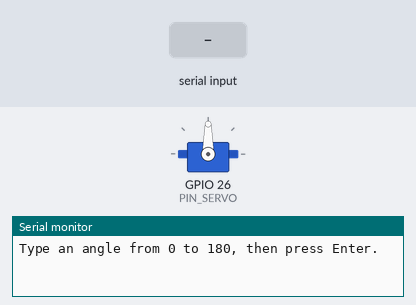
The sketch below on a simulated ESP32. Parts: servo, the last lines printed to the serial monitor. The inputs (shaded band) are chosen by the test bench.

Above: at 1.2 s.
1.3 s: "30,150\n" received over Serial
At 2.3 s:
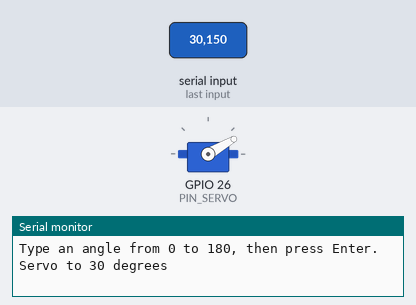
2.8 s: "0\n" received over Serial
At 3.4 s:
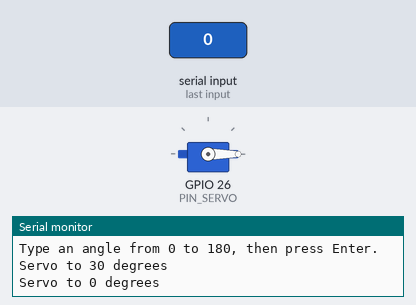
4.3 s: "200\n" received over Serial
At 5.5 s:
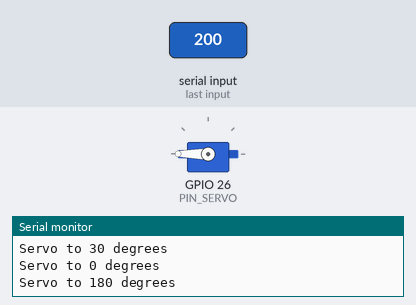
5.8 s: "90,45\n" received over Serial
At 6.8 s:
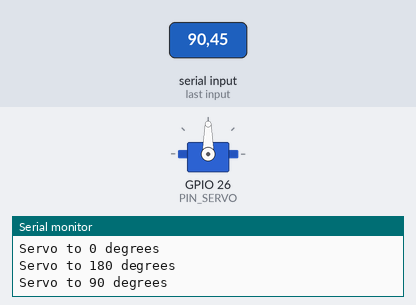
Timing chart, 0 to 8.3 s (numbered marks = the images above; inputs shaded):
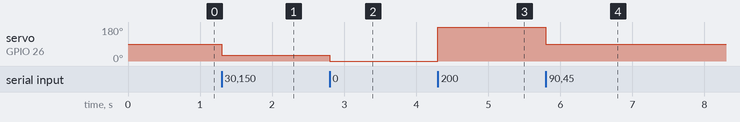

Measured:
- after the input at 1.3 s, servo on GPIO 26 (PIN_SERVO): 90° → 30° at once
- after the input at 2.8 s, servo on GPIO 26 (PIN_SERVO): 30° → 0° at once
- after the input at 4.3 s, servo on GPIO 26 (PIN_SERVO): 0° → 180° at once
- after the input at 5.8 s, servo on GPIO 26 (PIN_SERVO): 180° → 90° at once

The sketch:

module05_servo_serial.ino
```cpp
// Module 5 - Practice 5: moving an SG90 servo from the Serial Monitor
// Library: ESP32Servo version 3.2.1 (install it through the Library Manager).
// Servo signal on D26; servo power from the MB102's 5 V rail (not from the ESP32 board).

#include <ESP32Servo.h>

const int PIN_SERVO = 26;  // curtain servo (canonical pin map)

Servo curtain;  // one servo "object" that we name curtain

void setup() {
  Serial.begin(115200);
  curtain.setPeriodHertz(50);            // a servo expects 50 pulses per second
  curtain.attach(PIN_SERVO, 500, 2400);  // a 0.5 ms pulse = 0 degrees ... 2.4 ms = 180 degrees
  curtain.write(90);                     // start in the middle
  Serial.println("Type an angle from 0 to 180, then press Enter.");
}

void loop() {
  if (Serial.available() > 0) {
    String text = Serial.readStringUntil('\n');  // take one typed line
    text.trim();                                 // throw away what's left of the Enter key
    int angle = text.toInt();                    // "120" becomes 120 (anything that isn't a number becomes 0)
    if (angle == 0 && text != "0") {             // it became 0, but what was typed isn't "0"?
      Serial.println("That's not a number. Type a number from 0 to 180.");
      return;                                    // ignore it; wait for the next typed line
    }
    angle = constrain(angle, 0, 180);            // keep it between 0 and 180
    curtain.write(angle);
    Serial.print("Servo to ");
    Serial.print(angle);
    Serial.println(" degrees");
  }
}
```
